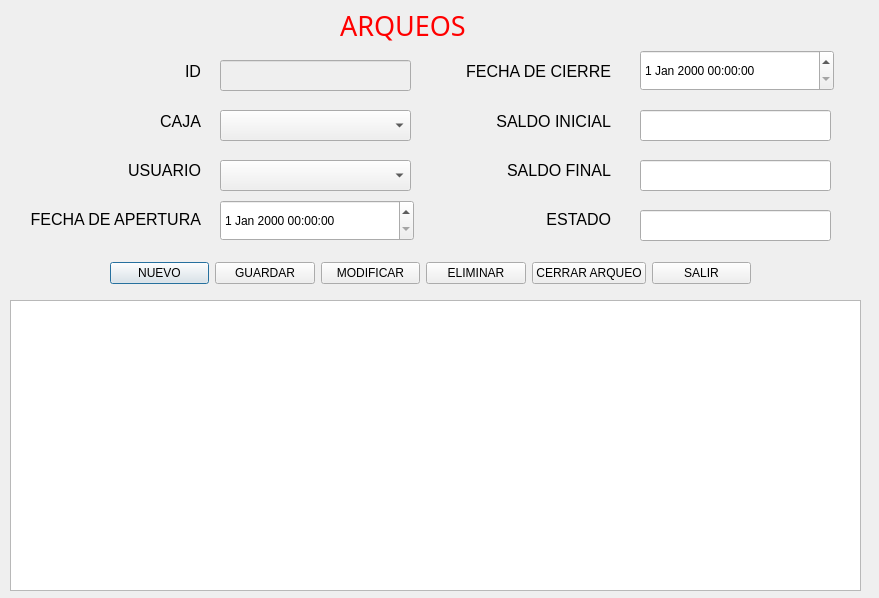
<?xml version="1.0" encoding="UTF-8"?>
<ui version="4.0">
 <class>Arqueos</class>
 <widget class="QDialog" name="Arqueos">
  <property name="geometry">
   <rect>
    <x>0</x>
    <y>0</y>
    <width>879</width>
    <height>598</height>
   </rect>
  </property>
  <property name="windowTitle">
   <string>Arqueos</string>
  </property>
  <widget class="QComboBox" name="cbUsuario">
   <property name="geometry">
    <rect>
     <x>220</x>
     <y>160</y>
     <width>191</width>
     <height>31</height>
    </rect>
   </property>
  </widget>
  <widget class="QLabel" name="label">
   <property name="geometry">
    <rect>
     <x>340</x>
     <y>10</y>
     <width>141</width>
     <height>31</height>
    </rect>
   </property>
   <property name="font">
    <font>
     <family>MV Boli</family>
     <pointsize>20</pointsize>
     <underline>false</underline>
    </font>
   </property>
   <property name="styleSheet">
    <string notr="true">color: rgb(255, 0, 0);</string>
   </property>
   <property name="text">
    <string>ARQUEOS</string>
   </property>
   <property name="textFormat">
    <enum>Qt::TextFormat::AutoText</enum>
   </property>
  </widget>
  <widget class="QWidget" name="layoutWidget_2">
   <property name="geometry">
    <rect>
     <x>110</x>
     <y>260</y>
     <width>641</width>
     <height>26</height>
    </rect>
   </property>
   <layout class="QHBoxLayout" name="horizontalLayout">
    <item>
     <widget class="QPushButton" name="btnNuevo">
      <property name="text">
       <string>NUEVO</string>
      </property>
      <property name="icon">
       <iconset theme="QIcon::ThemeIcon::FolderNew"/>
      </property>
     </widget>
    </item>
    <item>
     <widget class="QPushButton" name="btnGuardar">
      <property name="text">
       <string>GUARDAR</string>
      </property>
      <property name="icon">
       <iconset theme="QIcon::ThemeIcon::DocumentSave"/>
      </property>
     </widget>
    </item>
    <item>
     <widget class="QPushButton" name="btnModificar">
      <property name="text">
       <string>MODIFICAR</string>
      </property>
      <property name="icon">
       <iconset theme="QIcon::ThemeIcon::MailMessageNew"/>
      </property>
     </widget>
    </item>
    <item>
     <widget class="QPushButton" name="btnEliminar">
      <property name="text">
       <string>ELIMINAR</string>
      </property>
      <property name="icon">
       <iconset theme="QIcon::ThemeIcon::ApplicationExit"/>
      </property>
     </widget>
    </item>
    <item>
     <widget class="QPushButton" name="btnCerrarArqueo">
      <property name="text">
       <string>CERRAR ARQUEO</string>
      </property>
      <property name="icon">
       <iconset theme="QIcon::ThemeIcon::SystemLockScreen"/>
      </property>
     </widget>
    </item>
    <item>
     <widget class="QPushButton" name="btnSalir">
      <property name="text">
       <string>SALIR</string>
      </property>
      <property name="icon">
       <iconset theme="QIcon::ThemeIcon::SystemLogOut"/>
      </property>
     </widget>
    </item>
   </layout>
  </widget>
  <widget class="QWidget" name="layoutWidget">
   <property name="geometry">
    <rect>
     <x>10</x>
     <y>50</y>
     <width>191</width>
     <height>191</height>
    </rect>
   </property>
   <layout class="QVBoxLayout" name="_2">
    <item>
     <widget class="QLabel" name="labelID">
      <property name="font">
       <font>
        <family>Segoe UI</family>
        <pointsize>12</pointsize>
       </font>
      </property>
      <property name="text">
       <string>ID</string>
      </property>
      <property name="alignment">
       <set>Qt::AlignmentFlag::AlignRight|Qt::AlignmentFlag::AlignTrailing|Qt::AlignmentFlag::AlignVCenter</set>
      </property>
     </widget>
    </item>
    <item>
     <widget class="QLabel" name="labelCaja">
      <property name="font">
       <font>
        <family>Segoe UI</family>
        <pointsize>12</pointsize>
       </font>
      </property>
      <property name="text">
       <string>CAJA</string>
      </property>
      <property name="alignment">
       <set>Qt::AlignmentFlag::AlignRight|Qt::AlignmentFlag::AlignTrailing|Qt::AlignmentFlag::AlignVCenter</set>
      </property>
     </widget>
    </item>
    <item>
     <widget class="QLabel" name="labelUsuario">
      <property name="font">
       <font>
        <pointsize>12</pointsize>
       </font>
      </property>
      <property name="text">
       <string>USUARIO</string>
      </property>
      <property name="alignment">
       <set>Qt::AlignmentFlag::AlignRight|Qt::AlignmentFlag::AlignTrailing|Qt::AlignmentFlag::AlignVCenter</set>
      </property>
     </widget>
    </item>
    <item>
     <widget class="QLabel" name="labelFechaApertura">
      <property name="font">
       <font>
        <pointsize>12</pointsize>
       </font>
      </property>
      <property name="text">
       <string>FECHA DE APERTURA</string>
      </property>
      <property name="alignment">
       <set>Qt::AlignmentFlag::AlignRight|Qt::AlignmentFlag::AlignTrailing|Qt::AlignmentFlag::AlignVCenter</set>
      </property>
     </widget>
    </item>
   </layout>
  </widget>
  <widget class="QComboBox" name="cbCaja">
   <property name="geometry">
    <rect>
     <x>220</x>
     <y>110</y>
     <width>191</width>
     <height>31</height>
    </rect>
   </property>
  </widget>
  <widget class="QLineEdit" name="txtID">
   <property name="enabled">
    <bool>false</bool>
   </property>
   <property name="geometry">
    <rect>
     <x>220</x>
     <y>60</y>
     <width>191</width>
     <height>31</height>
    </rect>
   </property>
  </widget>
  <widget class="QLineEdit" name="txtSaldoInicial">
   <property name="geometry">
    <rect>
     <x>640</x>
     <y>110</y>
     <width>191</width>
     <height>31</height>
    </rect>
   </property>
  </widget>
  <widget class="QLineEdit" name="txtSaldoFinal">
   <property name="geometry">
    <rect>
     <x>640</x>
     <y>160</y>
     <width>191</width>
     <height>31</height>
    </rect>
   </property>
  </widget>
  <widget class="QWidget" name="layoutWidget_3">
   <property name="geometry">
    <rect>
     <x>430</x>
     <y>50</y>
     <width>181</width>
     <height>191</height>
    </rect>
   </property>
   <layout class="QVBoxLayout" name="_3">
    <item>
     <widget class="QLabel" name="labelFechaCierre">
      <property name="font">
       <font>
        <pointsize>12</pointsize>
       </font>
      </property>
      <property name="text">
       <string>FECHA DE CIERRE</string>
      </property>
      <property name="alignment">
       <set>Qt::AlignmentFlag::AlignRight|Qt::AlignmentFlag::AlignTrailing|Qt::AlignmentFlag::AlignVCenter</set>
      </property>
     </widget>
    </item>
    <item>
     <widget class="QLabel" name="labelSaldoInicial">
      <property name="font">
       <font>
        <family>Segoe UI</family>
        <pointsize>12</pointsize>
       </font>
      </property>
      <property name="text">
       <string>SALDO INICIAL</string>
      </property>
      <property name="alignment">
       <set>Qt::AlignmentFlag::AlignRight|Qt::AlignmentFlag::AlignTrailing|Qt::AlignmentFlag::AlignVCenter</set>
      </property>
     </widget>
    </item>
    <item>
     <widget class="QLabel" name="labelSaldoFinal">
      <property name="font">
       <font>
        <family>Segoe UI</family>
        <pointsize>12</pointsize>
       </font>
      </property>
      <property name="text">
       <string>SALDO FINAL</string>
      </property>
      <property name="alignment">
       <set>Qt::AlignmentFlag::AlignRight|Qt::AlignmentFlag::AlignTrailing|Qt::AlignmentFlag::AlignVCenter</set>
      </property>
     </widget>
    </item>
    <item>
     <widget class="QLabel" name="labelEstado">
      <property name="font">
       <font>
        <family>Segoe UI</family>
        <pointsize>12</pointsize>
       </font>
      </property>
      <property name="text">
       <string>ESTADO</string>
      </property>
      <property name="alignment">
       <set>Qt::AlignmentFlag::AlignRight|Qt::AlignmentFlag::AlignTrailing|Qt::AlignmentFlag::AlignVCenter</set>
      </property>
     </widget>
    </item>
   </layout>
  </widget>
  <widget class="QTableView" name="tablaArqueos">
   <property name="geometry">
    <rect>
     <x>10</x>
     <y>300</y>
     <width>851</width>
     <height>291</height>
    </rect>
   </property>
  </widget>
  <widget class="QDateTimeEdit" name="dtFechaApertura">
   <property name="geometry">
    <rect>
     <x>220</x>
     <y>200</y>
     <width>194</width>
     <height>41</height>
    </rect>
   </property>
  </widget>
  <widget class="QDateTimeEdit" name="dtFechaCierre">
   <property name="geometry">
    <rect>
     <x>640</x>
     <y>50</y>
     <width>194</width>
     <height>41</height>
    </rect>
   </property>
  </widget>
  <widget class="QLineEdit" name="txtEstado">
   <property name="geometry">
    <rect>
     <x>640</x>
     <y>210</y>
     <width>191</width>
     <height>31</height>
    </rect>
   </property>
  </widget>
 </widget>
 <resources/>
 <connections/>
</ui>
